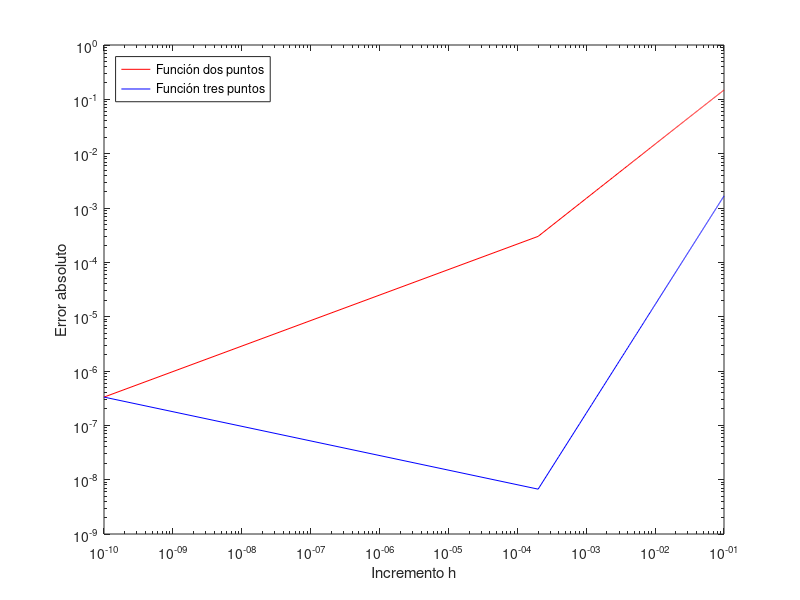

MATLAB code for this plot:
clear all;clc

f = @(x) e.^x - 2*x.^2 +3*x-1;
x0 = 0;

df_x0_real =4;

h = linspace(1e-10,1e-1,500);
df_2=[];
df_3=[];
err_abs_2 = [];
err_abs_3 = [];

it = 1;
while it <= length(h)
  #formula de dos puntos
  df_aux_2 = (f(0+h(it))-f(0))/h(it);
  df_2=[df_2;df_aux_2];

  err_abs_2=[err_abs_2;abs(df_aux_2-df_x0_real)];

  #formula de tres puntos
  df_aux_3 = (f(0+h(it))-f(0-h(it)))/(2*h(it));
  df_3=[df_3;df_aux_3];

  err_abs_3=[err_abs_3;abs(df_aux_3-df_x0_real)];

  it++;
endwhile

figure(1)
loglog(h,err_abs_2,'r',h,err_abs_3,'b') #Ambas escalas logaritmicas
legend("Función dos puntos","Función tres puntos","location","northwest")
xlabel("Incremento h")
ylabel("Error absoluto")
